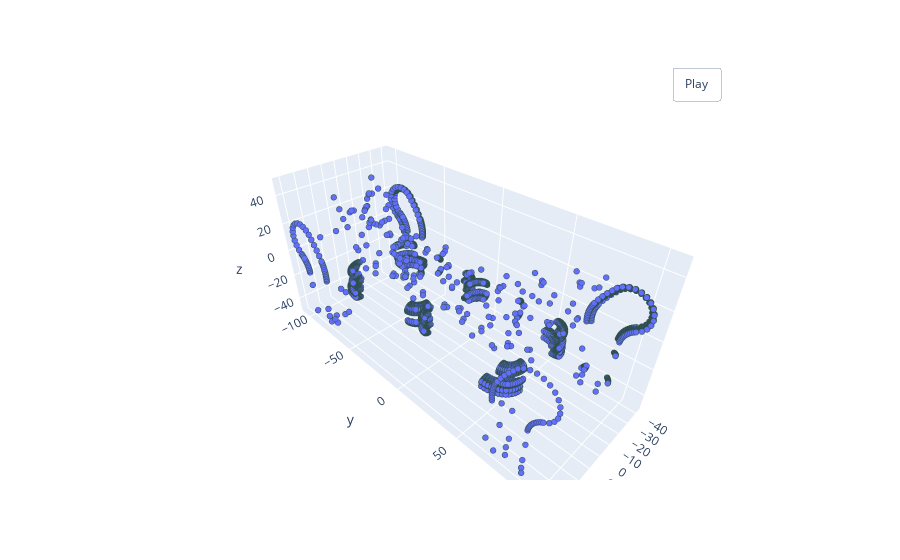

Notebook source saved alongside this figure:
### Code cell
pcshow(x,y,z)

### Figure 1 — Plotly figure (JSON) as saved in the notebook; plotly's stock layout.template omitted (floating-point values rounded to 4 significant figures; data arrays with more than 128 entries replaced by an {"elided": "..."} marker saying what was removed)
{"data": [{"marker": {"line": {"color": "DarkSlateGrey", "width": 2}, "size": 2}, "mode": "markers", "type": "scatter3d", "x": {"elided": "6433 float values"}, "y": {"elided": "6433 float values"}, "z": {"elided": "6433 float values"}}], "layout": {"updatemenus": [{"buttons": [{"args": [null, {"frame": {"duration": 50, "redraw": true}, "fromcurrent": true, "mode": "immediate", "transition": {"duration": 0}}], "label": "Play", "method": "animate"}], "pad": {"r": 10, "t": 45}, "showactive": false, "type": "buttons", "x": 0.8, "xanchor": "left", "y": 1, "yanchor": "bottom"}]}}
